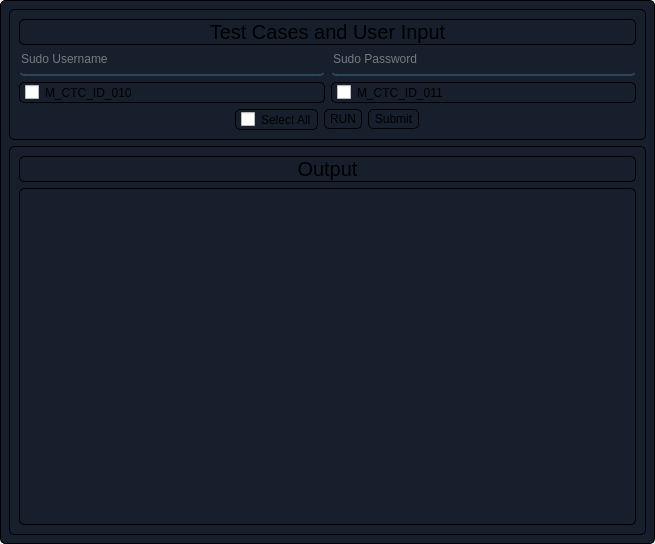
<?xml version="1.0" encoding="UTF-8"?>
<ui version="4.0">
 <class>RU_Information</class>
 <widget class="QMainWindow" name="RU_Information">
  <property name="geometry">
   <rect>
    <x>0</x>
    <y>0</y>
    <width>655</width>
    <height>544</height>
   </rect>
  </property>
  <property name="windowTitle">
   <string>MainWindow</string>
  </property>
  <widget class="QWidget" name="newWindow">
   <property name="styleSheet">
    <string notr="true">*{
	border:1px solid whilte;
	border-radius:5px;
}
#newWindow,#consoleEdit{
	background-color: #161f2b;
}
QCheckBox, QPushButton{
	padding:2px 5px;
}
QLineEdit{background-color: rgba(0,0,0,0);
	border:none;
	border-bottom:2px solid rgba(46,82,101,200);
	color: rgb(214, 214, 214);
	padding-bottom:7px;
}
#buttons{
	border: none;}</string>
   </property>
   <layout class="QVBoxLayout" name="verticalLayout">
    <item>
     <widget class="QFrame" name="InputFrame">
      <property name="frameShape">
       <enum>QFrame::StyledPanel</enum>
      </property>
      <property name="frameShadow">
       <enum>QFrame::Raised</enum>
      </property>
      <layout class="QGridLayout" name="gridLayout">
       <item row="1" column="1">
        <widget class="QLineEdit" name="password">
         <property name="placeholderText">
          <string>Sudo Password</string>
         </property>
        </widget>
       </item>
       <item row="2" column="0">
        <widget class="QCheckBox" name="TC_010">
         <property name="styleSheet">
          <string notr="true"/>
         </property>
         <property name="text">
          <string>M_CTC_ID_010</string>
         </property>
        </widget>
       </item>
       <item row="2" column="1">
        <widget class="QCheckBox" name="TC_011">
         <property name="text">
          <string>M_CTC_ID_011</string>
         </property>
        </widget>
       </item>
       <item row="0" column="0" colspan="2">
        <widget class="QLabel" name="InputLabel">
         <property name="font">
          <font>
           <pointsize>15</pointsize>
          </font>
         </property>
         <property name="text">
          <string>Test Cases and User Input</string>
         </property>
         <property name="alignment">
          <set>Qt::AlignCenter</set>
         </property>
        </widget>
       </item>
       <item row="1" column="0">
        <widget class="QLineEdit" name="username">
         <property name="placeholderText">
          <string>Sudo Username</string>
         </property>
        </widget>
       </item>
       <item row="5" column="0" colspan="2" alignment="Qt::AlignHCenter">
        <widget class="QFrame" name="buttons">
         <property name="frameShape">
          <enum>QFrame::StyledPanel</enum>
         </property>
         <property name="frameShadow">
          <enum>QFrame::Raised</enum>
         </property>
         <layout class="QHBoxLayout" name="horizontalLayout">
          <property name="leftMargin">
           <number>0</number>
          </property>
          <property name="topMargin">
           <number>0</number>
          </property>
          <property name="rightMargin">
           <number>0</number>
          </property>
          <property name="bottomMargin">
           <number>0</number>
          </property>
          <item>
           <widget class="QCheckBox" name="S_all">
            <property name="text">
             <string>Select All</string>
            </property>
           </widget>
          </item>
          <item>
           <widget class="QPushButton" name="runButton">
            <property name="text">
             <string>RUN</string>
            </property>
            <property name="icon">
             <iconset resource="resource.qrc">
              <normaloff>:/icons/icons/play.svg</normaloff>:/icons/icons/play.svg</iconset>
            </property>
           </widget>
          </item>
          <item>
           <widget class="QPushButton" name="submitBtn">
            <property name="text">
             <string>Submit</string>
            </property>
            <property name="icon">
             <iconset resource="resource.qrc">
              <normaloff>:/icons/icons/zap.svg</normaloff>:/icons/icons/zap.svg</iconset>
            </property>
           </widget>
          </item>
         </layout>
        </widget>
       </item>
      </layout>
     </widget>
    </item>
    <item>
     <widget class="QFrame" name="OutputFrame">
      <property name="frameShape">
       <enum>QFrame::StyledPanel</enum>
      </property>
      <property name="frameShadow">
       <enum>QFrame::Raised</enum>
      </property>
      <layout class="QVBoxLayout" name="verticalLayout_2">
       <item alignment="Qt::AlignTop">
        <widget class="QLabel" name="outputLabel">
         <property name="font">
          <font>
           <pointsize>15</pointsize>
          </font>
         </property>
         <property name="text">
          <string>Output</string>
         </property>
         <property name="alignment">
          <set>Qt::AlignCenter</set>
         </property>
        </widget>
       </item>
       <item>
        <widget class="QTextEdit" name="consoleEdit"/>
       </item>
      </layout>
     </widget>
    </item>
   </layout>
  </widget>
 </widget>
 <resources>
  <include location="resource.qrc"/>
 </resources>
 <connections/>
</ui>
